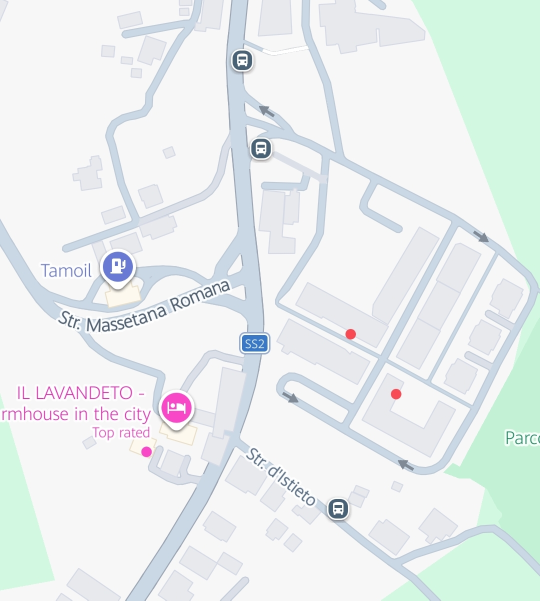
#> input picture city_map.jpg, 1080 x 1201 px (shown at 1/2 size)
$ python graph_city.py
#> lines starting #> are read from the running program, lines starting #| are printed output that depends on the picture
import os
import matplotlib.pyplot as plt


class Vertex:
    X = 0
    Y = 0

    def __init__(self, value, x, y):
        self.value = value
        self.X = x
        self.Y = y
        self.neighbors = []

    def add_edge(self, other):
        if other not in self.neighbors:
            self.neighbors.append(other)
        if self not in other.neighbors:
            other.neighbors.append(self)

    def __repr__(self):
        return f"Vertex({self.value}, X={self.X}, Y={self.Y})"


class Graph:
    def __init__(self):
        self.vertices = {}
        self.edges = []

    def add_vertex(self, value, x, y):
        self.vertices[value] = Vertex(value, x, y)

    def add_edge(self, a, b):
        va, vb = self.vertices[a], self.vertices[b]
        va.add_edge(vb)
        self.edges.append((va, vb))

    def print_adjacency_list(self):
        for v in self.vertices.values():
            print(v.value, (v.X, v.Y), "->",
                  [n.value for n in v.neighbors])

    def draw(self, image_path, save_path):
#> called with image_path = 'city_map.jpg', save_path = 'result.png'
        img = plt.imread(image_path)
#> img is the input picture: shape (1201, 1080, 3); mean R, G, B 232.2, 238.5, 238.4
        fig, ax = plt.subplots(figsize=(8, 9))
        ax.imshow(img)
        for a, b in self.edges:
            ax.plot([a.X, b.X], [a.Y, b.Y], color="red",
                    linewidth=2, zorder=2)
        for v in self.vertices.values():
            ax.scatter(v.X, v.Y, s=40, color="blue",
                       edgecolor="white", zorder=3)
            ax.text(v.X + 6, v.Y - 6, v.value, fontsize=7,
                    weight="bold", zorder=4,
                    bbox=dict(facecolor="white", alpha=0.7,
                              pad=0.5, lw=0))
        ax.set_title("Graph Representation of My City")
        ax.axis("off")
        plt.tight_layout()
        try:
            plt.savefig(save_path, dpi=150)
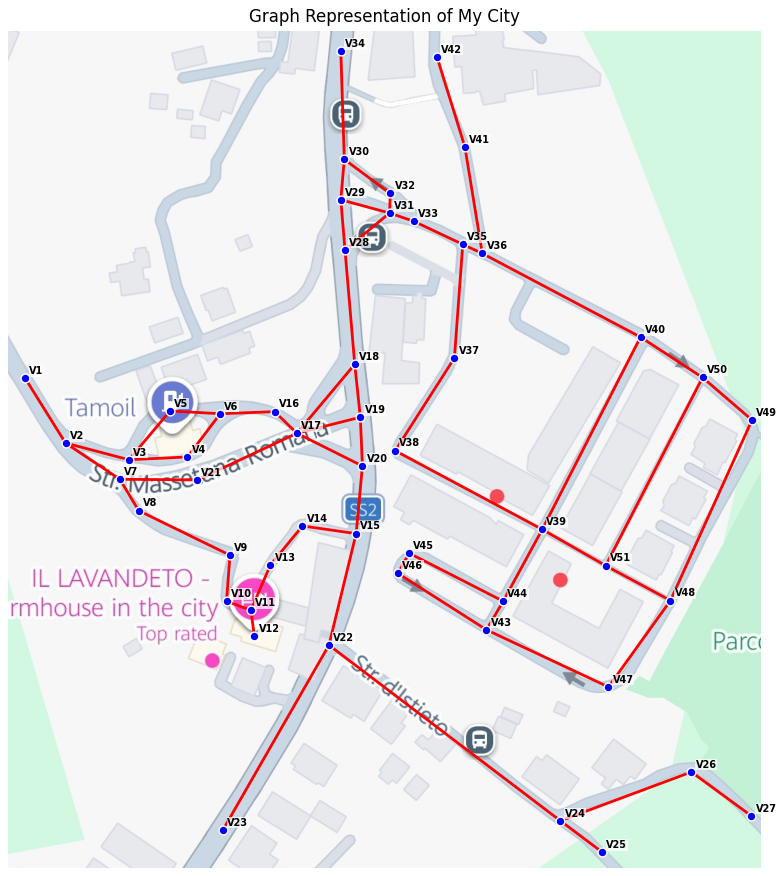
#> figure drawn by matplotlib, 1 panel
            print("Saved picture to:", save_path)
        except Exception as e:
            print("Could not save picture:", e)
        plt.show()


COORDS = {
    "V1": (24, 498),   "V2": (82, 591),   "V3": (173, 615),  "V4": (257, 611),
    "V5": (232, 545),  "V6": (304, 549),  "V7": (160, 643),  "V8": (187, 688),
    "V9": (318, 752),  "V10": (313, 818), "V11": (348, 831), "V12": (353, 868),
    "V13": (376, 766), "V14": (422, 710), "V15": (499, 721), "V16": (382, 546),
    "V17": (414, 577), "V18": (497, 478), "V19": (505, 554), "V20": (508, 624),
    "V21": (271, 644), "V22": (460, 881), "V23": (308, 1146), "V24": (792, 1133),
    "V25": (852, 1178), "V26": (980, 1063), "V27": (1066, 1126), "V28": (483, 314),
    "V29": (477, 242), "V30": (482, 184), "V31": (547, 261), "V32": (548, 233),
    "V33": (582, 273), "V34": (477, 29),  "V35": (652, 306), "V36": (680, 319),
    "V37": (640, 469), "V38": (555, 602), "V39": (766, 715), "V40": (907, 439),
    "V41": (655, 166), "V42": (615, 37),  "V43": (686, 859), "V44": (710, 818),
    "V45": (575, 749), "V46": (559, 778), "V47": (861, 941), "V48": (950, 817),
    "V49": (1067, 558), "V50": (996, 497), "V51": (857, 767),
}

EDGES = [
    (1, 2), (2, 3), (2, 7), (3, 5), (3, 4), (4, 6), (5, 6), (6, 16),
    (16, 17), (7, 8), (7, 21), (21, 17), (8, 9), (9, 10), (10, 11),
    (11, 12), (11, 13), (13, 14), (14, 15), (17, 19), (15, 22), (22, 23), (22, 24), (32, 31), (29, 31),
    (24, 25), (24, 26), (26, 27), (17, 18), (17, 20), (18, 19), (19, 20),
    (20, 15), (18, 28), (28, 29), (29, 30), (30, 34), (30, 32), (28, 31),
    (31, 33), (33, 35), (35, 36), (35, 37), (37, 38), (36, 40), (36, 41),
    (41, 42), (40, 50), (40, 39), (50, 49), (50, 51), (49, 48), (48, 47),
    (48, 51), (51, 39), (38, 39), (39, 44), (44, 43), (44, 45), (45, 46),
    (46, 43), (43, 47),
]


def build_city_graph():
    g = Graph()
    for name, (x, y) in COORDS.items():
        g.add_vertex(name, x, y)
    for a, b in EDGES:
        g.add_edge(f"V{a}", f"V{b}")
    return g


def find_image():
    folders = []
    try:
        folders.append(os.path.dirname(os.path.abspath(__file__)))
    except NameError:
        pass
    folders += [os.getcwd(),
                "/storage/emulated/0/Download",
                "/storage/emulated/0/Downloads",
                "/storage/emulated/0"]
    for f in folders:
        p = os.path.join(f, "city_map.jpg")
        if os.path.exists(p):
            return p, f
    return None, None


if __name__ == "__main__":
    graph = build_city_graph()
    print("Vertices:", len(graph.vertices), " Edges:", len(graph.edges))
    graph.print_adjacency_list()

    path, folder = find_image()
    if path is None:
        print("ERROR: city_map.jpg not found. Put it in your Download folder.")
    else:
        graph.draw(path, os.path.join(folder, "result.png"))
